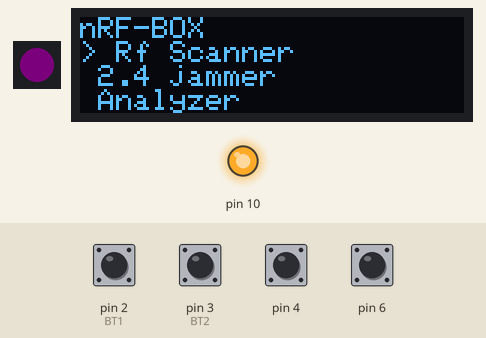
Bench run of a sketch on a simulated Arduino Uno, built with avr-gcc and run on an emulated ATmega328P. Parts: 1 RGB LEDs in strip order, left to right, 128×32 one-colour display, output pins drawn as LEDs (lit = HIGH). Inputs (shaded band) come from the test bench; at power-on: pin 2 (BT1), pin 3 (BT2), pin 4, pin 6 HIGH. Dim RGB values are drawn brighter than linear; pins used as bus, display or sensor lines are not drawn.

Above: at 4.2 s.
4.3 s: pin 4 pulled LOW for 0.15 s
At 4.59 s:
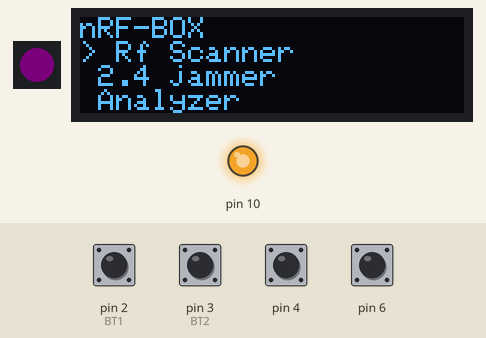
5.0 s: pin 3 (BT2) pulled LOW for 1 s
At 6.6 s:
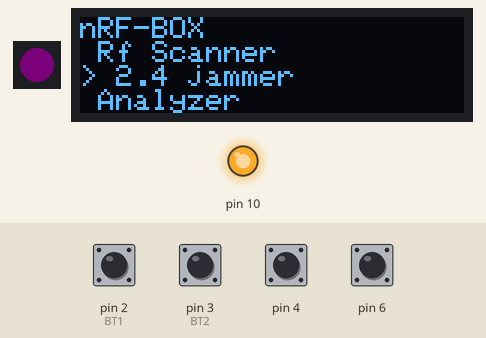
7.6 s: pin 4 pulled LOW for 1 s
At 8.1 s:
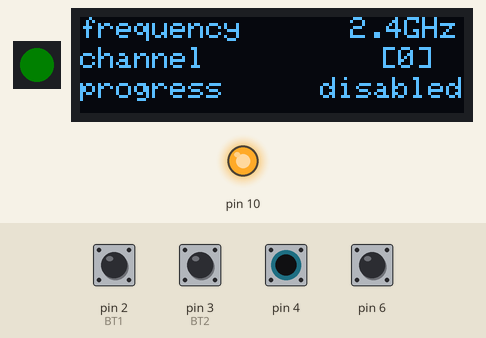
10.1 s: pin 3 (BT2) pulled LOW for 0.15 s
At 10.29 s:
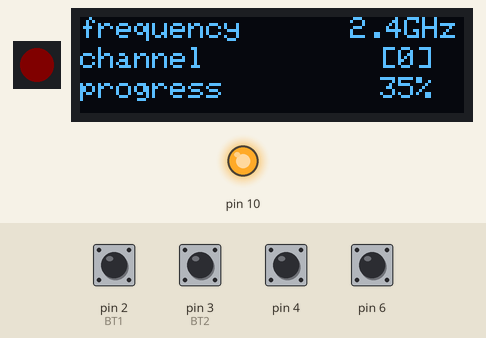
10.8 s: pin 2 (BT1) pulled LOW for 0.15 s
At 11.7 s:
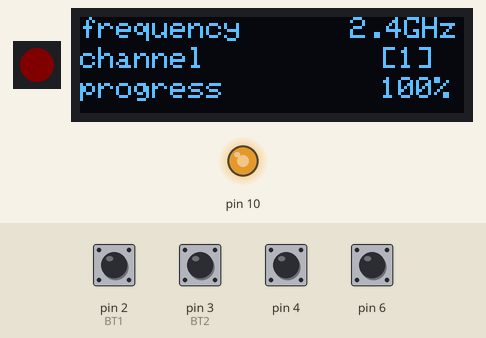
12.8 s: pin 2 (BT1) pulled LOW for 1 s
At 13.6 s:
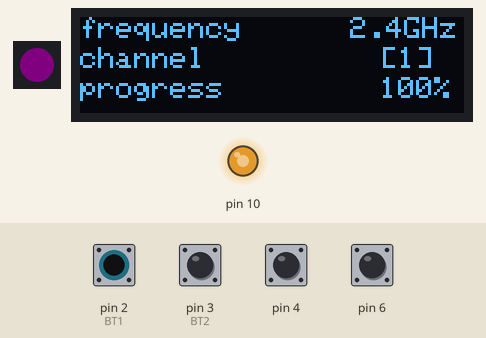
Timing chart, 0 to 15.8 s (numbered marks = the images above; inputs shaded):
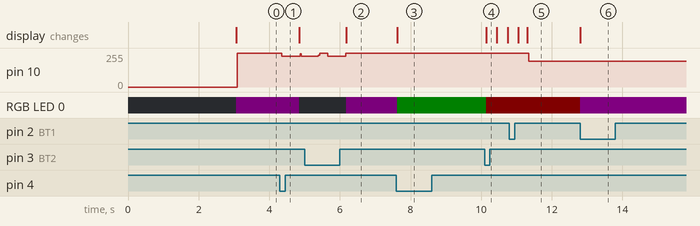

The sketch:

nRFBox.ino
```cpp
// (licence header left out)
#include <Arduino.h>
#include "menu.h"

#include <SPI.h>
#include <Wire.h>
#include <Adafruit_GFX.h>
#include <Adafruit_SSD1306.h>
#include <Adafruit_NeoPixel.h>

#define SCREEN_WIDTH 128
#define SCREEN_HEIGHT 32

Adafruit_SSD1306 display(SCREEN_WIDTH, SCREEN_HEIGHT, &Wire, -1);
Adafruit_NeoPixel pixels(1, 5, NEO_GRB + NEO_KHZ800);


void setup() {

  pixels.begin();

  display.begin(SSD1306_SWITCHCAPVCC, 0x3C);

  menuSetup();

}

void loop() {

  menuLoop();

}
```

Analyzer.cpp
```cpp
// (licence header left out)
#include <Arduino.h>
#include "Analyzer.h"

extern Adafruit_SSD1306 display;
extern Adafruit_NeoPixel pixels;

RF24 radio(9, 10);

#define N 128
uint8_t value[N];

#define SCREEN_WIDTH 128
#define SCREEN_HEIGHT 32

int xOffset = 0;
int yOffset = 0;


void AnalyzerSetup(){

    Serial.begin(9600);

    display.clearDisplay();
    display.display();

    radio.begin();
    radio.setAutoAck(false);

}


void AnalyzerLoop(){

    memset(value, 0, sizeof(value));

    int n = 50;
    while (n--) {
      pixels.setPixelColor(0, pixels.Color(2, 0, 2));
      pixels.show();
        int i = N;
        while (i--) {
            radio.setChannel(i);
            radio.startListening();
            delayMicroseconds(128);
            radio.stopListening();
            if(radio.testCarrier()) {
                ++value[i];

              pixels.setPixelColor(0, pixels.Color(0, 2, 2));
              pixels.show();

            };
        }
    }

    display.clearDisplay();
    int barWidth = SCREEN_WIDTH / N;
    int x = xOffset;
    for (int i = 0; i < N; ++i) {
        int v = 31 - value[i] * 3 + yOffset; // Adjusted the y value
        if(v < 0) {
            v = 0;
        }
        display.drawFastVLine(x, v - 10, 32 - v, WHITE);
        x += barWidth;
    }
    display.setTextSize(1);
    display.setTextColor(WHITE);
    display.setCursor(0, SCREEN_HEIGHT - 8);
    display.println("1..10...50...80...128"); // Print the range values
    display.display();

    delay(50);
}
```

Analyzer.h
```cpp
// (licence header left out)
#ifndef Analyzer_H
#define Analyzer_H

#include <Adafruit_GFX.h>
#include <Adafruit_SSD1306.h>
#include <Adafruit_NeoPixel.h>
#include <SPI.h>
#include "nRF24L01.h"
#include "RF24.h"

void AnalyzerSetup();
void AnalyzerLoop();

#endif
```

jammer.cpp
```cpp
// (licence header left out)
#include <Arduino.h>
#include "jammer.h"

#define BT1 2
#define BT2 3

extern Adafruit_SSD1306 display;
extern Adafruit_NeoPixel pixels;

const int  num_channels = 64;
int        values[num_channels];
int        valuesDisplay[32];
int        channel = 0;
const int  num_reps = 50;
bool       jamming = false;
const byte address[6] = "00001";


void radioConfig() {
  digitalWrite(9, HIGH);
  delayMicroseconds(150);

  SPI.beginTransaction(SPISettings(10000000, MSBFIRST, SPI_MODE0));
  digitalWrite(10, LOW);

  SPI.transfer(0x20 | (0x06 & 0x07));
  SPI.transfer(0x07);

  SPI.transfer(0x20 | (0x05 & 0x07));
  SPI.transfer(0x08);

  digitalWrite(10, HIGH);
  SPI.endTransaction();
}


void radioWrite(const void* buf, uint8_t len) {
  SPI.beginTransaction(SPISettings(10000000, MSBFIRST, SPI_MODE0));
  digitalWrite(10, LOW);

  SPI.transfer(0xA0);
  for (uint8_t i = 0; i < len; i++) {
    SPI.transfer(((const uint8_t*)buf)[i]);
  }

  digitalWrite(10, HIGH);
  SPI.endTransaction();

  delayMicroseconds(150);
}


void radioSetChannel(int channel) {
  SPI.beginTransaction(SPISettings(10000000, MSBFIRST, SPI_MODE0));
  digitalWrite(10, LOW);

  SPI.transfer(0x20 | (0x05 & 0x07));
  SPI.transfer(0x90 | (channel & 0x7F));

  digitalWrite(10, HIGH);
  SPI.endTransaction();
}


void jammer() {
  const char text[] = "xxxxxxxxxxxxxxxx";
  for (int i = ((channel * 5) + 1); i < ((channel * 5) + 23); i++) {
    radioSetChannel(i);
    radioWrite(&text, sizeof(text));
  }
}


void pressBt01() {
  static unsigned long last_interrupt_time = 0;
  unsigned long interrupt_time = millis();
  if (interrupt_time - last_interrupt_time > 200) {
    if (channel < 13) {
      channel++;
    } else {
      channel = 0;
    }
  }
  last_interrupt_time = interrupt_time;
  pixels.setPixelColor(0, pixels.Color(5, 0, 5));
  pixels.show();
}


void pressBt02() {
  jamming = !jamming;
  delay(200);
}


void jammerSetup() {

  Serial.begin(115200);

  pinMode(BT1, INPUT_PULLUP);
  pinMode(BT2, INPUT_PULLUP);

  SPI.begin();
  SPI.setDataMode(SPI_MODE0);
  SPI.setBitOrder(MSBFIRST);
  SPI.setClockDivider(SPI_CLOCK_DIV2);

  pinMode(9, OUTPUT);
  digitalWrite(9, LOW);

  pinMode(10, OUTPUT);
  digitalWrite(10, HIGH);

}


void jammerLoop() {

  attachInterrupt(digitalPinToInterrupt(BT1), pressBt01, FALLING);
  attachInterrupt(digitalPinToInterrupt(BT2), pressBt02, FALLING);

 for (int i = 0; i <= 100; i++) {

  display.clearDisplay();
 if (!jamming) {
  display.setCursor(80, 20);
  display.println("disabled");
  pixels.setPixelColor(0, pixels.Color(0, 5, 0));
  pixels.show();
 }
 if (jamming) {
  display.setCursor(100, 20);
  display.print(i);
  display.println("%");
  pixels.setPixelColor(0, pixels.Color(5, 0, 0));
  pixels.show();
 }

  display.setTextSize(1);
  display.setTextColor(SSD1306_WHITE);
  display.setCursor(100, 10);
  display.print("[");
  display.print(channel);
  display.println("]");

  display.setTextSize(1);
  display.setTextColor(SSD1306_WHITE);
  display.setCursor(0, 0);
  display.println("frequency");
  display.setCursor(90, 0);
  display.println("2.4GHz");

  display.setCursor(0, 10);
  display.println("channel");

  display.setCursor(0, 20);
  display.println("progress");

  display.display();
 }

  if (jamming) {
  Serial.println(("JAMMING CHANNEL" + String(channel + 1)));
  radioConfig();
  }
  while (jamming) {
    jammer();
  }
}
```

jammer.h
```cpp
// (licence header left out)
#ifndef jammer_H
#define jammer_H

#include <SPI.h>
#include <Wire.h>
#include <Adafruit_GFX.h>
#include <Adafruit_SSD1306.h>
#include <Adafruit_NeoPixel.h>

void jammerSetup();
void jammerLoop();

#endif
```

menu.cpp
```cpp
// (licence header left out)
#include <Arduino.h>
#include "menu.h"

extern Adafruit_SSD1306 display;
extern Adafruit_NeoPixel pixels;

int selected =  0;
int entered  = -1;


void menuSetup() {

    pinMode(2, INPUT_PULLUP);
    pinMode(3, INPUT_PULLUP);
    pinMode(4, INPUT_PULLUP);
    pinMode(6, INPUT_PULLUP);

    display.clearDisplay();

    display.setTextSize(2);
    display.setTextColor(SSD1306_WHITE);
    display.setCursor(20, 5);
    display.println("nRF-BOX");
    display.setTextSize(1);
    display.setCursor(20, 20);
    display.println("by CiferTech");

    display.display();
    delay(3000);

    if (entered == -1)  scannerSetup();
    if (entered == 1)   jammerSetup();
    if (entered == 2)   AnalyzerSetup();
}


void displaymenu(void) {

  int down =  digitalRead(2);
  int up =    digitalRead(3);
  int enter = digitalRead(4);
  int back  = digitalRead(6);


    if (up == LOW){
    selected = selected + 1;
    if (selected > 2)
    selected = 2;
    delay(200);
  };
    if (down == LOW){
    selected = selected - 1;
    if (selected < 0)
    selected = 0;
    delay(200);
  };
    if (enter == LOW) {
    entered = selected;
  };
    if (back == LOW) {
    entered = -1;
  };
    if (up == LOW && down == LOW){
    entered = -1;
  };


  const char *options[4] = {
    " Rf Scanner ",
    " 2.4 jammer ",
    " Analyzer "
  };


    switch (entered) {
    case -1: // Main Menu
      pixels.setPixelColor(0, pixels.Color(3, 0, 3));
      pixels.show();
      display.clearDisplay();
      display.setTextSize(1);
      display.setTextColor(SSD1306_WHITE);
      display.setCursor(0, 0);
      display.println("nRF-BOX");

      for (int i = 0; i < 4; i++) {
        if (i == selected) {
          //display.setTextColor(SSD1306_BLACK, SSD1306_WHITE);
          display.print(">");
          display.println(options[i]);
        } else if (i != selected) {
          display.setTextColor(SSD1306_WHITE);
          display.println(options[i]);
        }
      }
      break;

    case 0:
      if (up == LOW) entered = -1;
      scannerLoop();
      break;

    case 1:
      jammerLoop();
      break;

    case 2:
      AnalyzerLoop();
      break;

    default:
      break;
  }

  display.display();
}

void menuLoop() {

  displaymenu();

}
```

menu.h
```cpp
// (licence header left out)
#ifndef menu_H
#define menu_H

#include "scanner.h"
#include "jammer.h"
#include "Analyzer.h"

#include <SPI.h>
#include <Wire.h>
#include <Adafruit_GFX.h>
#include <Adafruit_SSD1306.h>
#include <Adafruit_NeoPixel.h>

void menuSetup();
void menuLoop();

#endif
```

scanner.cpp
```cpp
// (licence header left out)
#include <Arduino.h>
#include "scanner.h"

#define CE  9

#define CHANNELS  64
int ch[CHANNELS];

int  line;
char grey[] = " .:-=+*aRW";

extern Adafruit_NeoPixel pixels;

#define _NRF24_CONFIG      0x00
#define _NRF24_EN_AA       0x01
#define _NRF24_RF_CH       0x05
#define _NRF24_RF_SETUP    0x06
#define _NRF24_RPD         0x09


byte count;
byte sensorArray[128];
byte drawHeight;

char filled = 'F';
char drawDirection = 'R';
char slope = 'W';


byte getRegister(byte r)
{
 byte c;

 PORTB &=~_BV(2);
 c = SPI.transfer(r&0x1F);
 c = SPI.transfer(0);
 PORTB |= _BV(2);

 return(c);
}

void setRegister(byte r, byte v)
{
 PORTB &=~_BV(2);
 SPI.transfer((r&0x1F)|0x20);
 SPI.transfer(v);
 PORTB |= _BV(2);
}

void powerUp(void)
{
 setRegister(_NRF24_CONFIG,getRegister(_NRF24_CONFIG)|0x02);
 delayMicroseconds(130);
}

void powerDown(void)
{
 setRegister(_NRF24_CONFIG,getRegister(_NRF24_CONFIG)&~0x02);
}

void enable(void)
{
   PORTB |= _BV(1);
}

void disable(void)
{
   PORTB &=~_BV(1);
}

void setRX(void)
{
 setRegister(_NRF24_CONFIG,getRegister(_NRF24_CONFIG)|0x01);
 enable();
 delayMicroseconds(100);
}

void scanChannels(void)
{
 disable();
 for( int j=0 ; j<50  ; j++)
 {
   for( int i=0 ; i<CHANNELS ; i++)
   {
     setRegister(_NRF24_RF_CH,(128*i)/CHANNELS);

     setRX();

     delayMicroseconds(40);

     disable();

     if( getRegister(_NRF24_RPD)>0 )   ch[i]++;
   }
 }
}

void outputChannels(void)
{
  display.clearDisplay();

  int norm = 0;

 for( int i=0 ; i<CHANNELS ; i++)
   if( ch[i]>norm ) norm = ch[i];

 for( int i=0 ; i<CHANNELS ; i++)
 {
   int pos;

   if( norm!=0 ) pos = (ch[i]*10)/norm;
   else          pos = 0;

   if( pos==0 && ch[i]>0 ) pos++;

   if( pos>9 ) pos = 9;

   ch[i] = 0;
 }

  display.setTextSize(2);
  display.setTextColor(WHITE);
  display.setCursor(90, 10);
  display.print(norm);


  display.drawLine(0, 0, 0, 32, WHITE);
  display.drawLine(80, 0, 80, 32, WHITE);

  for (count = 0; count < 40; count += 10)
  {
    display.drawLine(80, count, 75, count, WHITE);
    display.drawLine(0, count, 5, count, WHITE);
    pixels.setPixelColor(0, pixels.Color(5, 0, 0));
    pixels.show();
  }

  for (count = 10; count < 80; count += 10)
  {
    display.drawPixel(count, 0 , WHITE);
    display.drawPixel(count, 31 , WHITE);
    pixels.setPixelColor(0, pixels.Color(0, 0, 0));
    pixels.show();
  }


  drawHeight = map(norm, 0, 50, 0, 32);
  sensorArray[0] = drawHeight;

  for (count = 1; count <= 80; count++ )
  {
    if (filled == 'D' || filled == 'd')
    {
      if (drawDirection == 'L' || drawDirection == 'l')
      {
        display.drawPixel(count, 32 - sensorArray[count - 1], WHITE);
      }
      else //else, draw dots from right to left
      {
        display.drawPixel(80 - count, 32 - sensorArray[count - 1], WHITE);
      }
    }

    else
    {
      if (drawDirection == 'L' || drawDirection == 'l')
      {
        if (slope == 'W' || slope == 'w')
        {
          display.drawLine(count, 32, count, 32 - sensorArray[count - 1], WHITE);
        }
        else
        {
          display.drawLine(count, 1, count, 32 - sensorArray[count - 1], WHITE);

        }
      }

      else
      {
        if (slope == 'W' || slope == 'w')
        {
          display.drawLine(80 - count, 32, 80 - count, 32 - sensorArray[count - 1], WHITE);
        }
        else
        {
          display.drawLine(80 - count, 1, 80 - count, 32 - sensorArray[count - 1], WHITE);
        }
      }
    }
  }

  display.display();

  for (count = 80; count >= 2; count--)
  {
    sensorArray[count - 1] = sensorArray[count - 2];
  }
}


void scannerSetup() {

 for (count = 0; count <= 128; count++)
  {
    sensorArray[count] = 0;
  }

 SPI.begin();
 SPI.setDataMode(SPI_MODE0);
 SPI.setClockDivider(SPI_CLOCK_DIV2);
 SPI.setBitOrder(MSBFIRST);

 pinMode(CE,OUTPUT);
 disable();

 powerUp();

 setRegister(_NRF24_EN_AA,0x0);


 setRegister(_NRF24_RF_SETUP,0x0F);

}


void scannerLoop() {

 scanChannels();

 outputChannels();

}
```

scanner.h
```cpp
// (licence header left out)
#ifndef scanner_H
#define scanner_H

#include <SPI.h>
#include <Wire.h>
#include <Adafruit_GFX.h>
#include <Adafruit_SSD1306.h>
#include <Adafruit_NeoPixel.h>

extern Adafruit_SSD1306 display;

void scannerSetup();
void scannerLoop();

#endif
```

Measured:
- after the input at 4.3 s, pin 10: 255/255 → 230/255 after 0.05 s; RGB LED 0: RGB(3, 0, 3) → off after 0.55 s
- after the input at 5.0 s, RGB LED 0: off → RGB(3, 0, 3) after 1.2 s; the display: changes after 1.2 s (image 2)
- after the input at 7.6 s, RGB LED 0: RGB(3, 0, 3) → RGB(0, 5, 0) at once; the display: changes at once (image 3)
- after the input at 10.1 s, RGB LED 0: RGB(0, 5, 0) → RGB(5, 0, 0) at once; the display: changes at once (image 4)
- after the input at 12.8 s, RGB LED 0: RGB(5, 0, 0) → RGB(5, 0, 5) at once
